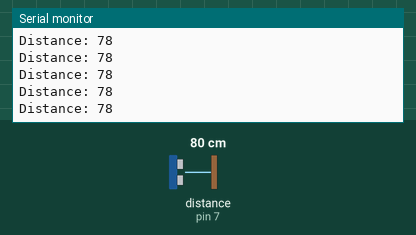
This sketch was run on a simulated Arduino Uno, built with avr-gcc and run on an emulated ATmega328P. On the bench: the last lines printed to the serial monitor. Wiring (inferred from the names in the program): ultrasonic range finder: trigger pin 6; echo pin 7. The inputs (shaded band) are chosen by the test bench; at power-on: distance to the obstacle (sensor on pin 7) 80 cm. The echo pulse lasts 58.3 µs per cm.

Above: at 1.2 s.
1.3 s: distance to the obstacle (sensor on pin 7) set to 2 cm
At 2.3 s:
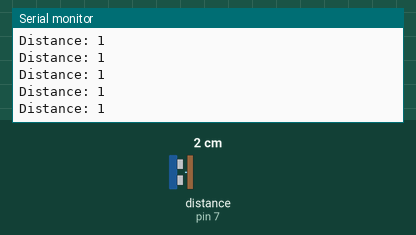
2.8 s: distance to the obstacle (sensor on pin 7) set to 18 cm
At 3.7 s:
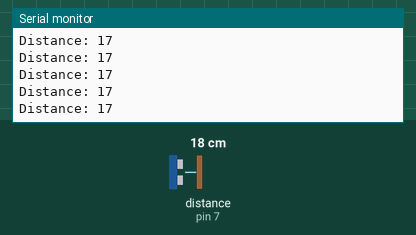
Timing chart, 0 to 5.8 s (numbered marks = the images above; inputs shaded):
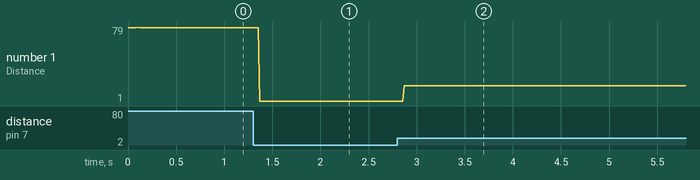

Measured:
- after the input at 1.3 s, the serial monitor: prints a new line after 0.07 s (image 1)
- after the input at 2.8 s, the serial monitor: prints a new line after 0.07 s (image 2)
- plotted number 1: 78 → 1 after the input at 1.3 s, 1 → 17 after the input at 2.8 s

The sketch:

teste_ultrassonic.ino
```cpp
// Ultrassonico
#include "Ultrasonico.hpp"
const int trigPin = 6;
const int echoPin = 7;
Ultrasonico *Ultrasonico_Y;


void setup() {
Serial.begin(9600); // Starts the serial communication
Ultrasonico_Y= new Ultrasonico(trigPin,echoPin);
Ultrasonico_Y->init();
}


void loop() {
// Prints the distance on the Serial Monitor
Serial.print("Distance: ");
Serial.println(Ultrasonico_Y->get_distance());
}
```
